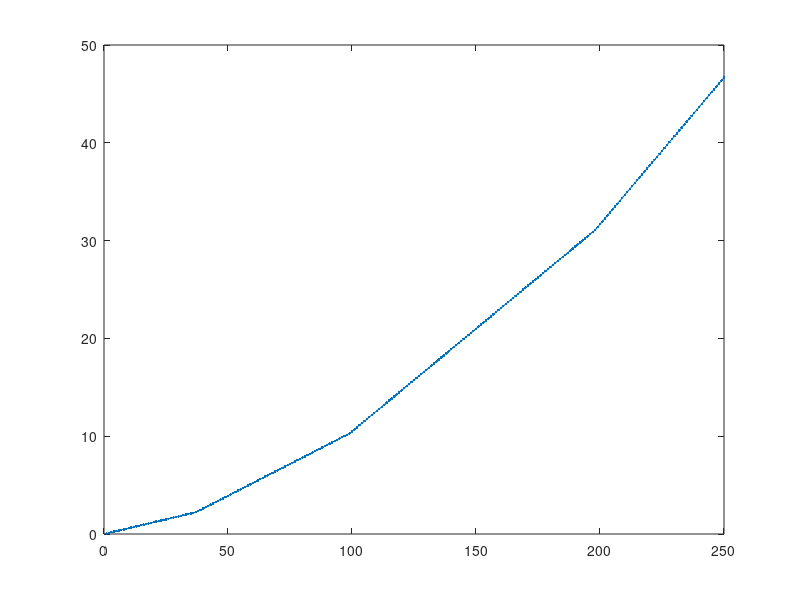

This chart was generated by the following MATLAB code:
max=250;
income=1:max;
out=zeros(max, 1);
for i=1:max
	if i<=37
		out(i)=i*6/100;
	elseif i<=99
		out(i)=i*13/100-2.59;
	elseif i<=198
		out(i)=i*21/100-10.51;
	elseif i<=372
		out(i)=i*30/100-28.33;
	else
		out(i)=i*40/100-65.53;
	end
end

plot(income, out, '.-');
